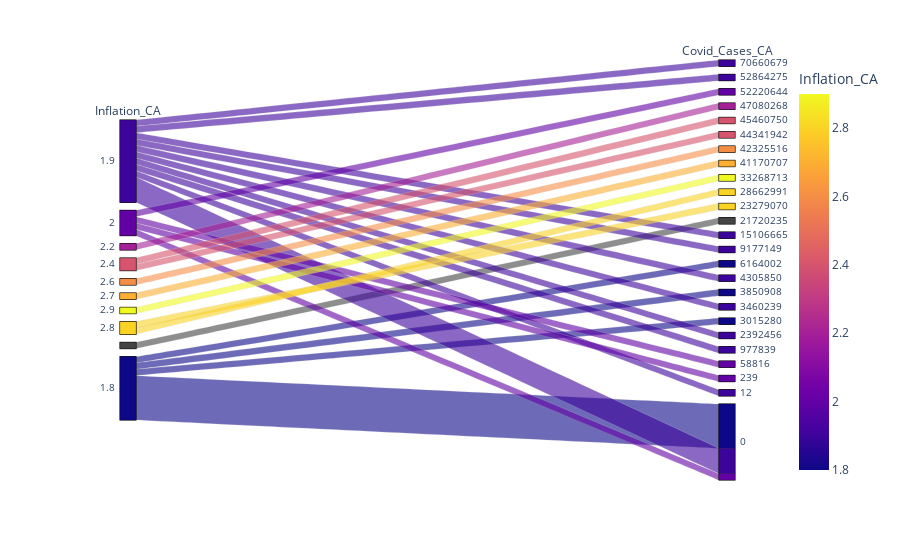

The code cell stored with this chart in its notebook:
### Markdown cell above
###  Plot data using parallel_categories plot

### Code cell
px.parallel_categories(
    combined_df,
    dimensions=["Inflation_CA","Covid_Cases_CA"],
    color="Inflation_CA",
)

### Figure 1 — Plotly figure (JSON) as saved in the notebook; plotly's stock layout.template omitted (floating-point values rounded to 4 significant figures)
{"data": [{"dimensions": [{"label": "Inflation_CA", "values": [1.9, 1.9, 2, 2.2, 2.4, 2.4, 2.6, 2.7, 2.9, 2.8, 2.8, null, 1.9, 1.9, 1.8, 1.9, 1.8, 1.9, 1.8, 1.9, 1.9, 2, 2, 1.9, 1.8, 1.9, 2, 1.8, 1.9, 1.8, 1.8, 1.8, 1.8, 1.8, 1.9, 1.9]}, {"label": "Covid_Cases_CA", "values": [70660679, 52864275, 52220644, 47080268, 45460750, 44341942, 42325516, 41170707, 33268713, 28662991, 23279070, 21720235, 15106665, 9177149, 6164002, 4305850, 3850908, 3460239, 3015280, 2392456, 977839, 58816, 239, 12, 0, 0, 0, 0, 0, 0, 0, 0, 0, 0, 0, 0]}], "domain": {"x": [0, 1], "y": [0, 1]}, "line": {"color": [1.9, 1.9, 2, 2.2, 2.4, 2.4, 2.6, 2.7, 2.9, 2.8, 2.8, null, 1.9, 1.9, 1.8, 1.9, 1.8, 1.9, 1.8, 1.9, 1.9, 2, 2, 1.9, 1.8, 1.9, 2, 1.8, 1.9, 1.8, 1.8, 1.8, 1.8, 1.8, 1.9, 1.9], "coloraxis": "coloraxis"}, "name": "", "type": "parcats"}], "layout": {"autosize": true, "coloraxis": {"colorbar": {"title": {"text": "Inflation_CA"}}, "colorscale": [[0, "#0d0887"], [0.1111, "#46039f"], [0.2222, "#7201a8"], [0.3333, "#9c179e"], [0.4444, "#bd3786"], [0.5556, "#d8576b"], [0.6667, "#ed7953"], [0.7778, "#fb9f3a"], [0.8889, "#fdca26"], [1, "#f0f921"]]}, "legend": {"tracegroupgap": 0}, "margin": {"t": 60}}}
